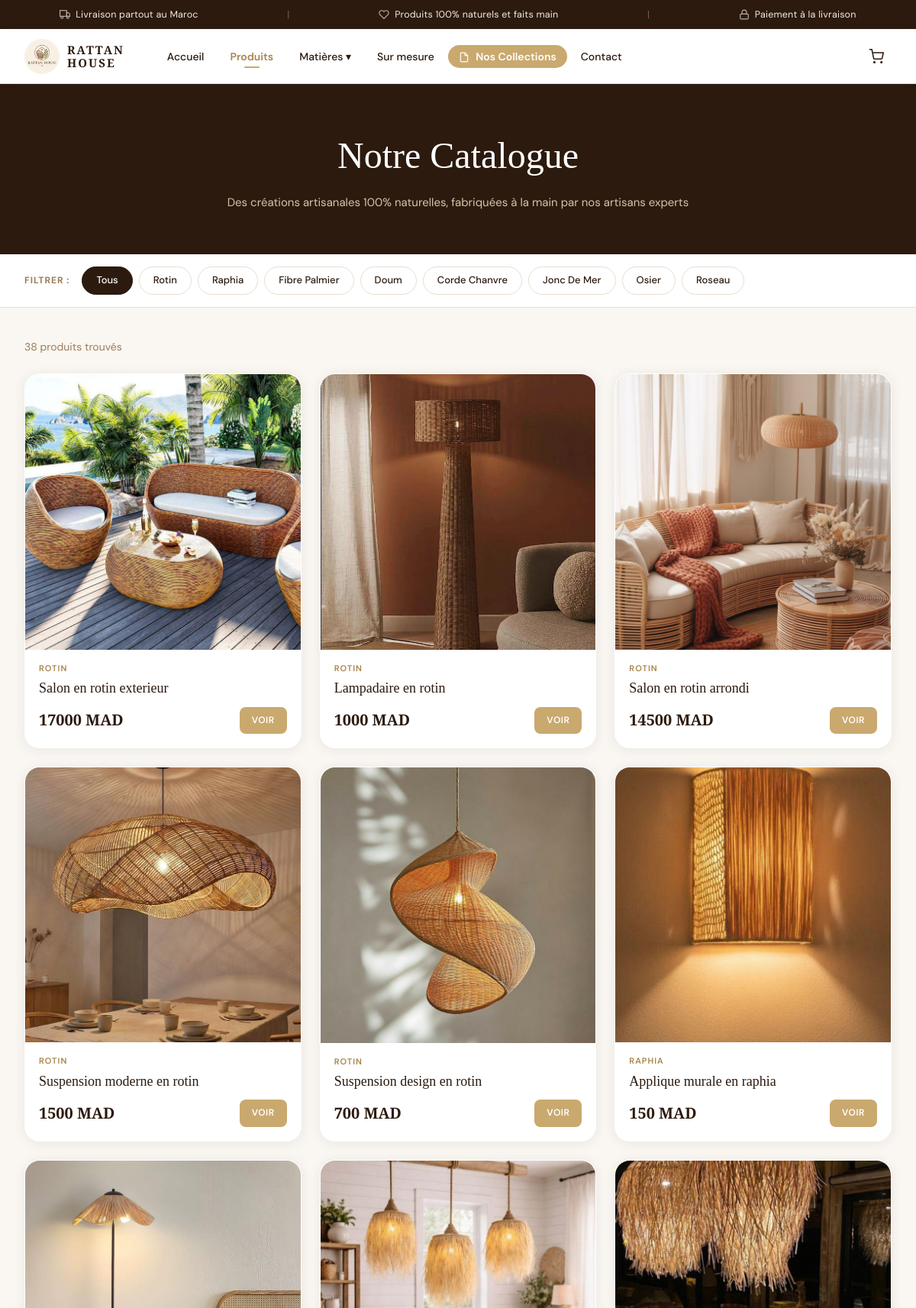
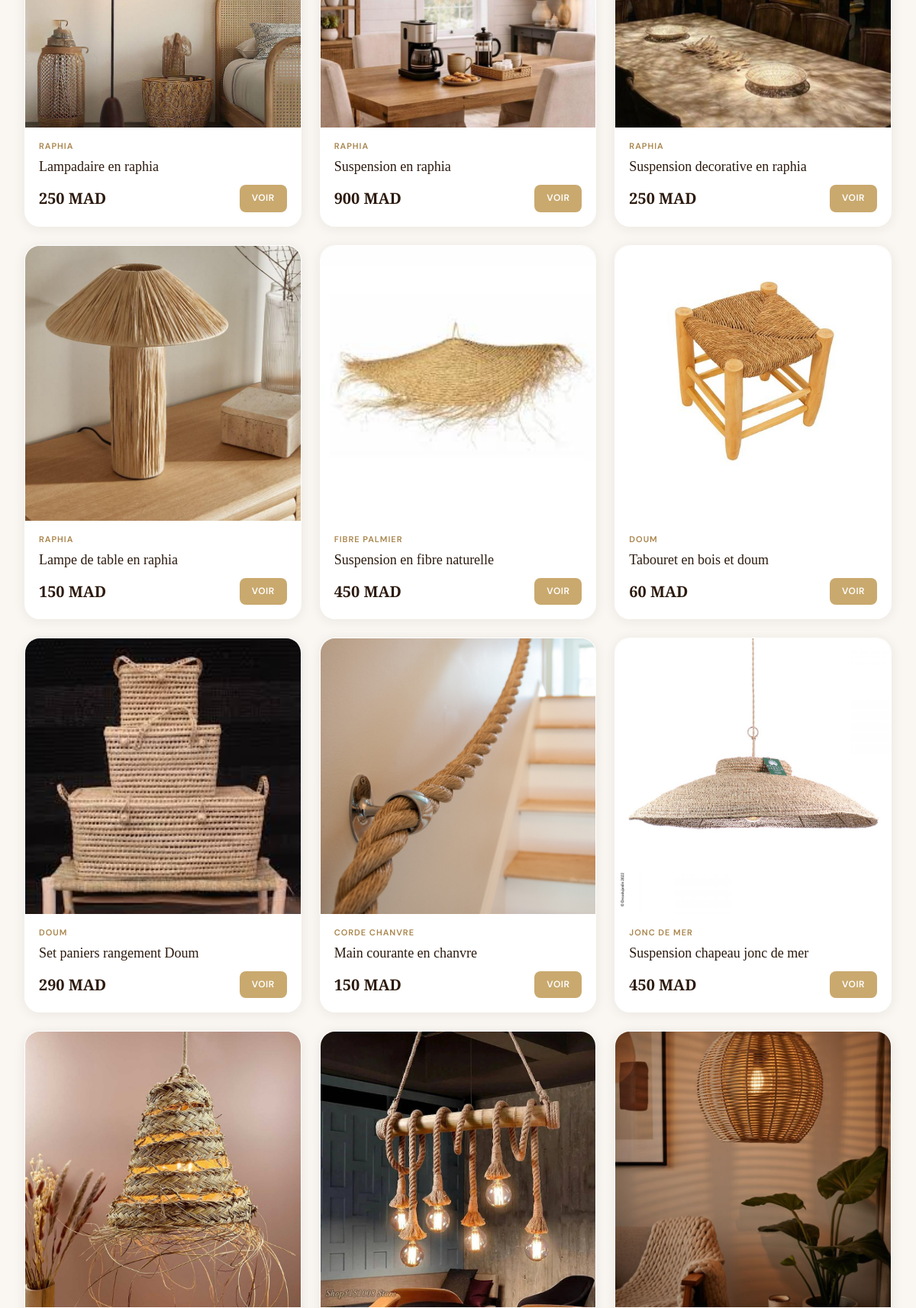
Page /catalogue (upper part) on the committed database (2 pictures, top to bottom).
### app.py (models this page shows, shortened)
class Produit(db.Model):
    __tablename__ = 'produit'
    id               = db.Column(db.Integer, primary_key=True)
    nom              = db.Column(db.String(200), nullable=False)
    matiere          = db.Column(db.String(50))
    description      = db.Column(db.Text)
    caracteristiques = db.Column(db.Text)
    image            = db.Column(db.String(300))
    estActif         = db.Column(db.Boolean, default=True)
    type_produit     = db.Column(db.String(20), default='standard')
    date_ajout       = db.Column(db.DateTime, default=datetime.utcnow)
    prixAffiche        = db.Column(db.Float, nullable=True)
    promotionAppliquee = db.Column(db.Float, nullable=True, default=0)
    nouveauPrix        = db.Column(db.Float, nullable=True)
    necessiteDevis = db.Column(db.Boolean, default=False)
    __mapper_args__ = {'polymorphic_on': type_produit, 'polymorphic_identity': 'produit'}

class ProduitStandard(Produit):
    __mapper_args__ = {'polymorphic_identity': 'standard'}

### app.py (the view)
@app.route('/catalogue')
def catalogue():
    matiere = request.args.get('matiere', '')
    q = Produit.query.filter_by(estActif=True)
    if matiere:
        q = q.filter_by(matiere=matiere)
    produits = q.all()
    matieres = [m[0] for m in db.session.query(Produit.matiere).distinct().all() if m[0]]
    return render_template('catalogue.html', produits=produits, matieres=matieres, matiere_active=matiere)

### templates/catalogue.html (shortened to what this page needs)
{% extends "base.html" %}
{% block content %}
<div class="page-hero">
  <h1>Notre Catalogue</h1>
  <p>Des créations artisanales 100% naturelles, fabriquées à la main par nos artisans experts</p>
</div>
<div class="filters-bar">
  <div class="filters-inner">
    <span class="filter-label">Filtrer :</span>
    <a href="/catalogue" class="filter-btn {% if not matiere_active %}active{% endif %}">Tous</a>
    {% for m in matieres %}
    <a href="/catalogue?matiere={{ m }}" class="filter-btn {% if matiere_active == m %}active{% endif %}">
      {{ m|replace('_',' ')|title }}
    </a>
    {% endfor %}
  </div>
</div>
<div class="catalogue-content">
  <p class="catalogue-count">{{ produits|length }} produit{% if produits|length > 1 %}s{% endif %} trouvé{% if produits|length > 1 %}s{% endif %}</p>
  {% if produits %}
  <div class="products-grid">
    {% for p in produits %}
    <div class="product-card" onclick="window.location='/produit/{{ p.id }}'">
      <div class="product-img">
        {% if p.image %}
        <img src="{{ url_for('static', filename='uploads/' + p.image) }}" alt="{{ p.nom }}" loading="lazy">
        {% else %}
        <div class="product-img-placeholder">
          <svg width="48" height="48" viewBox="0 0 24 24" fill="none" stroke="currentColor" stroke-width="1"><rect x="3" y="3" width="18" height="18" rx="2"/><circle cx="8.5" cy="8.5" r="1.5"/><polyline points="21 15 16 10 5 21"/></svg>
        </div>
        {% endif %}
      </div>
      <div class="product-body">
        <div class="product-matiere-tag">{{ p.matiere|replace('_',' ')|upper if p.matiere else '' }}</div>
        <h3 class="product-name">{{ p.nom }}</h3>
        <div class="product-footer">
          {% if p.type_produit == 'mesure' %}
          <span class="price-mesure">Prix sur devis</span>
          {% else %}
          <div>
            <span class="price">{{ "%.0f"|format(p.prixAffiche * (1 - (p.promotionAppliquee or 0)/100)) }} MAD</span>
          </div>
          {% endif %}
          <span class="btn-voir">Voir</span>
        </div>
      </div>
    </div>
    {% endfor %}
  </div>
  {% endif %}
</div>
{% endblock %}

### static/css/style.css (style rules this page uses)
:root { --cream: #FAF7F2; --beige: #F2EBE0; --beige2: #E8DDD0; --sand: #D4C4A8; --gold: #C9A96E; --gold-dark: #A8834A; --brown: #6B4C2A; --espresso: #2C1A0E; --white: #FFFFFF; --text: #2C1A0E; --text-mid: #6B4C2A; --text-light: #9C7C5A; --green: #5A6B4A; --red: #C0392B; --font-display: 'Cormorant Garamond', Georgia, serif; --font-body: 'DM Sans', sans-serif; --radius-sm: 8px; --radius: 12px; --radius-lg: 20px; --shadow: 0 2px 16px rgba(44,26,14,0.08); --shadow-lg: 0 8px 40px rgba(44,26,14,0.14); --transition: 0.28s cubic-bezier(0.4,0,0.2,1); --navbar-h: 72px; }
*, *::before, *::after { box-sizing: border-box; margin: 0; padding: 0; }
html { scroll-behavior: smooth; }
body { font-family: var(--font-body); background: var(--cream); color: var(--text); line-height: 1.6; overflow-x: hidden; }
a { text-decoration: none; color: inherit; }
img { max-width: 100%; display: block; }
.products-grid { max-width: 1300px; margin: 0 auto; display: grid; grid-template-columns: repeat(auto-fill, minmax(270px, 1fr)); gap: 24px; }
.product-card { background: var(--white); border-radius: var(--radius-lg); overflow: hidden; box-shadow: var(--shadow); transition: var(--transition); cursor: pointer; border: 1px solid transparent; }
.product-img { position: relative; aspect-ratio: 1; overflow: hidden; background: var(--beige); }
.product-img img { width: 100%; height: 100%; object-fit: cover; transition: transform 0.5s ease; }
.product-body { padding: 16px 18px 18px; }
.product-matiere-tag { font-size: 11px; font-weight: 600; letter-spacing: 1px; text-transform: uppercase; color: var(--gold-dark); }
.product-name { font-family: var(--font-display); font-size: 18px; font-weight: 500; color: var(--espresso); margin: 6px 0 12px; line-height: 1.3; }
.product-footer { display: flex; align-items: center; justify-content: space-between; }
.price { font-size: 20px; font-weight: 700; color: var(--espresso); font-family: var(--font-display); }
.btn-voir { background: var(--gold); color: white; padding: 8px 16px; border-radius: var(--radius-sm); font-size: 12px; font-weight: 600; text-transform: uppercase; letter-spacing: 0.5px; transition: var(--transition); }
.page-hero { background: var(--espresso); color: white; padding: 56px 32px; text-align: center; }
.page-hero h1 { font-family: var(--font-display); font-size: 48px; font-weight: 500; margin-bottom: 10px; }
.page-hero p { color: var(--sand); font-size: 15px; }
.filters-bar { background: var(--white); border-bottom: 1px solid var(--beige2); padding: 16px 32px; position: sticky; top: var(--navbar-h); z-index: 100; }
.filters-inner { max-width: 1300px; margin: 0 auto; display: flex; gap: 8px; flex-wrap: wrap; align-items: center; }
.filter-label { font-size: 12px; font-weight: 700; color: var(--text-light); text-transform: uppercase; letter-spacing: 1px; margin-right: 8px; }
.filter-btn { padding: 7px 18px; border-radius: 50px; font-size: 13px; font-weight: 500; border: 1.5px solid var(--beige2); background: white; color: var(--text); cursor: pointer; transition: var(--transition); }
.filter-btn.active { background: var(--espresso); color: white; border-color: var(--espresso); }
.catalogue-content { max-width: 1300px; margin: 0 auto; padding: 40px 32px 80px; }
.catalogue-count { font-size: 14px; color: var(--text-light); margin-bottom: 24px; }

### rows in the picture
ProduitStandard: image (picture), matiere "ROTIN", nom "Salon en rotin exterieur", p.prixAffiche*(1-(p.promotionAppliqueeor0)/100) "17000"
ProduitStandard: image (picture), matiere "ROTIN", nom "Lampadaire en rotin", p.prixAffiche*(1-(p.promotionAppliqueeor0)/100) "1000"
ProduitStandard: image (picture), matiere "ROTIN", nom "Salon en rotin arrondi", p.prixAffiche*(1-(p.promotionAppliqueeor0)/100) "14500"
ProduitStandard: image (picture), matiere "ROTIN", nom "Suspension moderne en rotin", p.prixAffiche*(1-(p.promotionAppliqueeor0)/100) "1500"
ProduitStandard: image (picture), matiere "ROTIN", nom "Suspension design en rotin", p.prixAffiche*(1-(p.promotionAppliqueeor0)/100) "700"
ProduitStandard: image (picture), matiere "RAPHIA", nom "Applique murale en raphia", p.prixAffiche*(1-(p.promotionAppliqueeor0)/100) "150"
ProduitStandard: image (picture), matiere "RAPHIA", nom "Lampadaire en raphia", p.prixAffiche*(1-(p.promotionAppliqueeor0)/100) "250"
ProduitStandard: image (picture), matiere "RAPHIA", nom "Suspension en raphia", p.prixAffiche*(1-(p.promotionAppliqueeor0)/100) "900"
ProduitStandard: image (picture), matiere "RAPHIA", nom "Suspension decorative en raphia", p.prixAffiche*(1-(p.promotionAppliqueeor0)/100) "250"
ProduitStandard: image (picture), matiere "RAPHIA", nom "Lampe de table en raphia", p.prixAffiche*(1-(p.promotionAppliqueeor0)/100) "150"
ProduitStandard: image (picture), matiere "FIBRE PALMIER", nom "Suspension en fibre naturelle", p.prixAffiche*(1-(p.promotionAppliqueeor0)/100) "450"
ProduitStandard: image (picture), matiere "DOUM", nom "Tabouret en bois et doum", p.prixAffiche*(1-(p.promotionAppliqueeor0)/100) "60"
ProduitStandard: image (picture), matiere "DOUM", nom "Set paniers rangement Doum", p.prixAffiche*(1-(p.promotionAppliqueeor0)/100) "290"
ProduitStandard: image (picture), matiere "CORDE CHANVRE", nom "Main courante en chanvre", p.prixAffiche*(1-(p.promotionAppliqueeor0)/100) "150"
ProduitStandard: image (picture), matiere "JONC DE MER", nom "Suspension chapeau jonc de mer", p.prixAffiche*(1-(p.promotionAppliqueeor0)/100) "450"
ProduitStandard: image (picture)
ProduitStandard: image (picture)
ProduitStandard: image (picture)

### other values in the picture
{{ m|replace('_',' ')|title }} "Rotin" "Raphia" "Fibre Palmier" "Doum" "Corde Chanvre" "Jonc De Mer" "Osier" "Roseau"
{{ produits|length }} "38"
